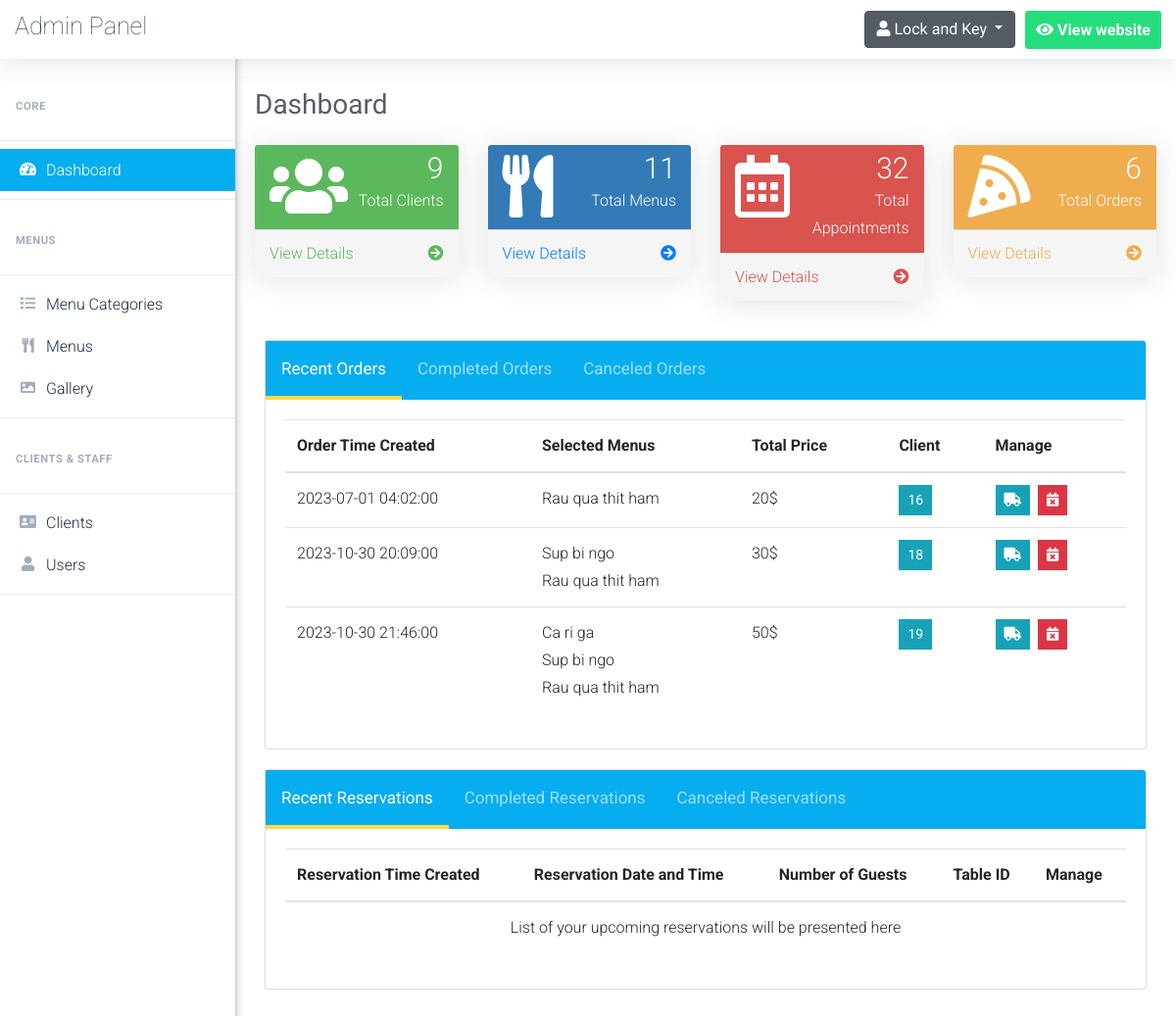
Page /admin/dashboard.php (signed in) on the committed database.
### tables this page shows
CREATE TABLE `placed_orders` (
  `order_id` int(5) NOT NULL,
  `order_time` datetime NOT NULL,
  `client_id` int(5) NOT NULL,
  `delivery_address` varchar(255) NOT NULL,
  `delivered` tinyint(1) NOT NULL DEFAULT 0,
  `canceled` tinyint(1) NOT NULL DEFAULT 0,
  `cancellation_reason` varchar(255) DEFAULT NULL
);

CREATE TABLE `clients` (
  `client_id` int(5) NOT NULL,
  `client_name` varchar(50) NOT NULL,
  `client_phone` varchar(50) NOT NULL,
  `client_email` varchar(100) NOT NULL
);

### admin/Includes/functions/functions.php (called while the page is built, shortened)
<?php
    function countItems($item,$table)
	{
		global $con;
		$stat_ = $con->prepare("SELECT COUNT($item) FROM $table");
		$stat_->execute();
		return $stat_->fetchColumn();
	}
?>

### admin/dashboard.php (the view, shortened to what this page needs)
<?php
    include 'connect.php';
    include 'Includes/functions/functions.php';
    include 'Includes/templates/header.php';
    if(isset($_SESSION['username_restaurant_qRewacvAqzA']) && isset($_SESSION['password_restaurant_qRewacvAqzA']))
    {
    	include 'Includes/templates/navbar.php';
    	?>
            <div class="row">
                <div class="col-sm-6 col-lg-3">
                    <div class="panel panel-green ">
                        <div class="panel-heading">
                            <div class="row">
                                <div class="col-sm-3">
                                    <i class="fa fa-users fa-4x"></i>
                                </div>
                                <div class="col-sm-9 text-right">
                                    <div class="huge"><span><?php echo countItems("client_id","clients")?></span></div>
                                    <div>Total Clients</div>
                                </div>
                            </div>
                        </div>
                        <a href="clients.php">
                            <div class="panel-footer">
                                <span class="pull-left">View Details</span>
                                <span class="pull-right"><i class="fa fa-arrow-circle-right"></i></span>
                                <div class="clearfix"></div>
                            </div>
                        </a>
                    </div>
                </div>
                <div class="col-sm-6 col-lg-3">
                    <div class="panel panel-primary">
                        <div class="panel-heading">
                            <div class="row">
                                <div class="col-sm-3">
                                    <i class="fas fa-utensils fa-4x"></i>
                                </div>
                                <div class="col-sm-9 text-right">
                                    <div class="huge"><span><?php echo countItems("menu_id","menus")?></span></div>
                                    <div>Total Menus</div>
                                </div>
                            </div>
                        </div>
                        <a href="menus.php">
                            <div class="panel-footer">
                                <span class="pull-left">View Details</span>
                                <span class="pull-right"><i class="fa fa-arrow-circle-right"></i></span>
                                <div class="clearfix"></div>
                            </div>
                        </a>
                    </div>
                </div>
                <div class=" col-sm-6 col-lg-3">
                    <div class="panel panel-red">
                        <div class="panel-heading">
                            <div class="row">
                                <div class="col-sm-3">
                                    <i class="far fa-calendar-alt fa-4x"></i>
                                </div>
                                <div class="col-sm-9 text-right">
                                    <div class="huge"><span>32</span></div>
                                    <div>Total Appointments</div>
                                </div>
                            </div>
                        </div>
                        <a href="#">
                            <div class="panel-footer">
                                <span class="pull-left">View Details</span>
                                <span class="pull-right"><i class="fa fa-arrow-circle-right"></i></span>
                                <div class="clearfix"></div>
                            </div>
                        </a>
                    </div>
                </div>
                <div class=" col-sm-6 col-lg-3">
                    <div class="panel panel-yellow">
                        <div class="panel-heading">
                            <div class="row">
                                <div class="col-sm-3">
                                    <i class="fas fa-pizza-slice fa-4x"></i>
                                </div>
                                <div class="col-sm-9 text-right">
                                    <div class="huge"><span><?php echo countItems("order_id","placed_orders")?></span></div>
                                    <div>Total Orders</div>
                                </div>
                            </div>
                        </div>
                        <a href="#">
                            <div class="panel-footer">
                                <span class="pull-left">View Details</span>
                                <span class="pull-right"><i class="fa fa-arrow-circle-right"></i></span>
                                <div class="clearfix"></div>
                            </div>
                        </a>
                    </div>
                </div>
            </div>
            <div class="card" style = "margin: 20px 10px">
                <div class="card-header tab" style="padding:0px;">
                    <button class="tablinks_orders active" onclick="openTab(event, 'recent_orders','tabcontent_orders','tablinks_orders')">Recent Orders</button>
                    <button class="tablinks_orders" onclick="openTab(event, 'completed_orders','tabcontent_orders','tablinks_orders')">Completed Orders</button>
                    <button class="tablinks_orders" onclick="openTab(event, 'canceled_orders','tabcontent_orders','tablinks_orders')">Canceled Orders</button>
                </div>
                <div class="card-body">
                    <div class='responsive-table'>
                        <table class="table X-table tabcontent_orders" id="recent_orders" style="display:table">
                            <thead>
                                <tr>
                                    <th>
                                        Order Time Created
                                    </th>
                                    <th>
                                        Selected Menus
                                    </th>
                                    <th>
                                        Total Price
                                    </th>
                                    <th>
                                        Client
                                    </th>
                                    <th>
                                        Manage
                                    </th>
                                </tr>
                            </thead>
                            <tbody>
                                <?php
                                    $stmt = $con->prepare("SELECT *
                                                    FROM placed_orders po , clients c
                                                    where
                                                        po.client_id = c.client_id
                                                    and canceled = 0
                                                    and delivered = 0
                                                    order by order_time;
                                                    ");
                                    $stmt->execute();
                                    $placed_orders = $stmt->fetchAll();
                                    $count = $stmt->rowCount();
                                    if($count == 0)
                                    {
                                        echo "<tr>";
                                            echo "<td colspan='5' style='text-align:center;'>";
                                                echo "List of your recent orders will be presented here";
                                            echo "</td>";
                                        echo "</tr>";
                                    }
                                    else
                                    {
                                        foreach($placed_orders as $order)
                                        {
                                            echo "<tr>";
                                                echo "<td>";
                                                    echo $order['order_time'];
                                                echo "</td>";
                                                echo "<td>";
                                                    $stmtMenus = $con->prepare("SELECT menu_name, quantity, menu_price
                                                            from menus m, in_order in_o
                                                            where m.menu_id = in_o.menu_id
                                                            and order_id = ?");
                                                    $stmtMenus->execute(array($order['order_id']));
                                                    $menus = $stmtMenus->fetchAll();
                                                    $total_price = 0;
                                                    foreach($menus as $menu)
                                                    {
                                                        echo "<span style = 'display:block'>".$menu['menu_name']."</span>";
                                                        $total_price += ($menu['menu_price']*$menu['quantity']);
                                                    }
                                                echo "</td>";
                                                echo "<td>";
                                                    echo $total_price."$";
                                                echo "</td>";
                                                echo "<td>";
                                                    ?>
                                                        <button class="btn btn-info btn-sm rounded-0" type="button" data-toggle="modal" data-target="#<?php echo "client_".$order['client_id']; ?>" data-placement="top">
                                                            <?php echo $order['client_id']; ?>
                                                        </button>
                                                    <?php
                                                echo "</td>";
                                                echo "<td>";
                                                    $cancel_data = "cancel_order".$order["order_id"];
                                                    $deliver_data = "deliver_order".$order["order_id"];
                                                    ?>
                                                    <ul class="list-inline m-0">
                                                        <li class="list-inline-item" data-toggle="tooltip" title="Deliver Order">
                                                            <button class="btn btn-info btn-sm rounded-0" type="button" data-toggle="modal" data-target="#<?php echo $deliver_data; ?>" data-placement="top">
                                                                <i class="fas fa-truck"></i>
                                                            </button>
                                                        </li>
                                                        <li class="list-inline-item" data-toggle="tooltip" title="Cancel Order">
                                                            <button class="btn btn-danger btn-sm rounded-0" type="button" data-toggle="modal" data-target="#<?php echo $cancel_data; ?>" data-placement="top">
                                                                <i class="fas fa-calendar-times"></i>
                                                            </button>
                                                        </li>
                                                    </ul>
                                                    <?php
                                                echo "</td>";
                                            echo "</tr>";
                                        }
                                    }
                                ?>
                            </tbody>
                        </table>
                    </div>
                </div>
            </div>
            <div class="card" style = "margin: 20px 10px">
                <div class="card-header tab" style="padding:0px;">
                    <button class="tablinks_reservations active" onclick="openTab(event, 'recent_reservations','tabcontent_reservations','tablinks_reservations')">Recent Reservations</button>
                    <button class="tablinks_reservations" onclick="openTab(event, 'completed_reservations','tabcontent_reservations','tablinks_reservations')">Completed Reservations</button>
                    <button class="tablinks_reservations" onclick="openTab(event, 'canceled_reservations','tabcontent_reservations','tablinks_reservations')">Canceled Reservations</button>
                </div>
                <div class="card-body">
                    <div class='responsive-table'>
                        <table class="table X-table tabcontent_reservations" id="recent_reservations" style="display:table">
                            <thead>
                                <tr>
                                    <th>
                                        Reservation Time Created
                                    </th>
                                    <th>
                                        Reservation Date and Time
                                    </th>
                                    <th>
                                        Number of Guests
                                    </th>
                                    <th>
                                        Table ID
                                    </th>
                                    <th>
                                        Manage
                                    </th>
                                </tr>
                            </thead>
                            <tbody>
                                <?php
                                    $stmt = $con->prepare("SELECT *
                                                    FROM reservations
                                                    where
                                                        selected_time > ? and canceled = 0
                                                    ");
                                    $timestamp = time();
                                    $formatted_time = date('y-m-d h:i:s', $timestamp);
                                    $stmt->execute(array($formatted_time));
                                    $count = $stmt->rowCount();
                                    if($count == 0)
                                    {
                                        echo "<tr>";
                                            echo "<td colspan='5' style='text-align:center;'>";
                                                echo "List of your upcoming reservations will be presented here";
                                            echo "</td>";
                                        echo "</tr>";
                                    }
                                ?>
                            </tbody>
                        </table>
                    </div>
                </div>
            </div>
        <?php
    	include 'Includes/templates/footer.php';
    }
    else
    {
    	header("Location: index.php");
    	exit();
    }
?>

### rows in the picture
placed_orders: order_time "2023-07-01 04:02:00", menu_name "Rau qua thit ham", total_price "20", client.client_id "16"
placed_orders: order_time "2023-10-30 20:09:00", menu_name "Sup bi ngo", menu_name "Rau qua thit ham", total_price "30", client.client_id "18"
placed_orders: order_time "2023-10-30 21:46:00", menu_name "Ca ri ga", menu_name "Sup bi ngo", menu_name "Rau qua thit ham", total_price "50", client.client_id "19"

### other values in the picture
$pageTitle "Dashboard"
countItems("client_id","clients") "9"
countItems("menu_id","menus") "11"
countItems("order_id","placed_orders") "6"
